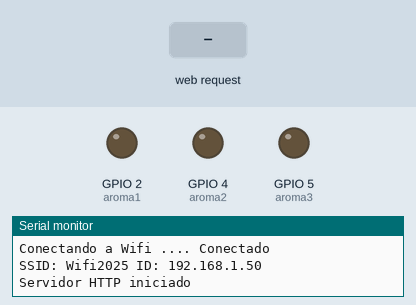
Recording of a sketch running on a simulated ESP8266 (NodeMCU). Shown: output pins drawn as LEDs (lit = HIGH), the last lines printed to the serial monitor. The inputs (shaded band) are chosen by the test bench. WiFi joins after 1.5 s; servers stay silent unless stated.

Above: at 2.7 s.
2.8 s: HTTP request GET /vivo1 received
At 3.2 s:
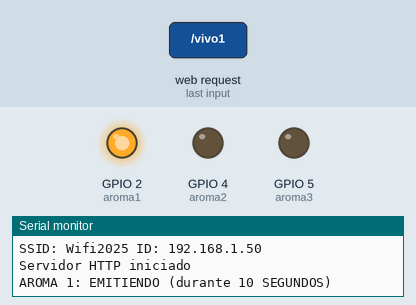
4.3 s: HTTP request GET /vivo2 received
At 5.5 s:
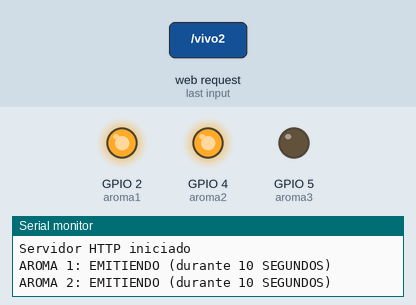
5.8 s: HTTP request GET /setTiempo1?tiempo=1 received
At 6.7 s:
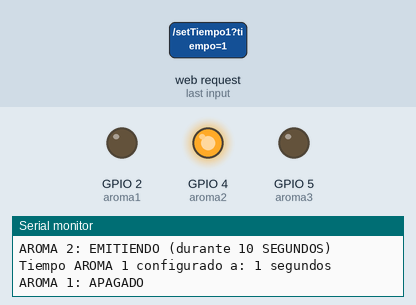
7.3 s: HTTP request GET /vivo3 received
At 7.9 s:
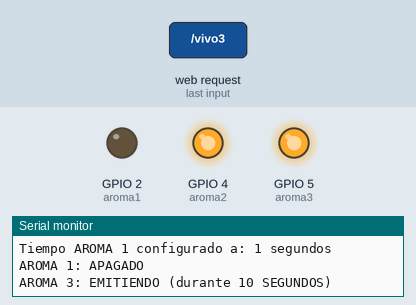
8.8 s: HTTP request GET /vivo1?tiempo=1 received
At 15.5 s:
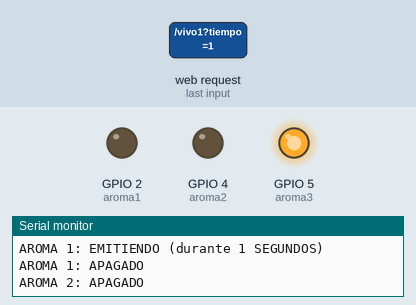
Timing chart, 0 to 15.8 s (numbered marks = the images above; inputs shaded):
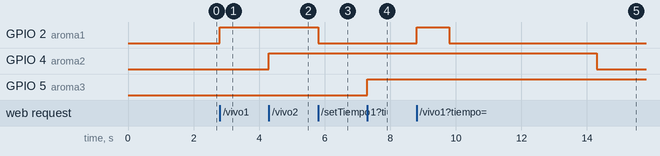

The sketch:

Susurro_Aromas.ino
```cpp
template<class T> inline Print &operator <<(Print &obj, T arg) {
  obj.print(arg);
  return obj;
}
/////////////LIBRERIAS///////////////
#if defined(ESP32)
#include <WiFi.h>
#include <WiFiMulti.h>
#include <ESPmDNS.h>
#include <WebServer.h>
WiFiMulti wifiMulti;
WebServer server(80);
#elif defined(ESP8266)
#include <ESP8266WiFi.h>
#include <ESP8266WiFiMulti.h>
#include <ESP8266mDNS.h>
#include <ESP8266WebServer.h>
ESP8266WiFiMulti wifiMulti;
ESP8266WebServer server(80);
#endif
#ifdef __AVR__
#include <avr/power.h>
#endif
#include "data.h"
/////////////////////////////////////
////////////VARIABLES////////////////
int aroma1 = 2;
int aroma2 = 4;
int aroma3 = 5;
//const int pulsoTiempo= 5000;
const uint32_t TiempoEsperaWifi = 5000;
// Variables para almacenar el tiempo de activación de cada botón
unsigned long tiempoInicio1 = 0;
unsigned long tiempoInicio2 = 0;
unsigned long tiempoInicio3 = 0;
unsigned long tiempoActivacion1 = 10000;  // Tiempo configurable desde HTML (en ms)
unsigned long tiempoActivacion2 = 10000;
unsigned long tiempoActivacion3 = 10000;
boolean Estado1 = false;
boolean Estado2 = false;
boolean Estado3 = false;
String Valor = "";
/////////////////////////////////////
//////////////FUNCIONES//////////////
void mensajeBase() {
  server.sendHeader("Access-Control-Allow-Origin", "*");
  server.send(200, "text/html", Pagina);
}
void funcionEncender1() {
  Estado1 = true;
  digitalWrite(aroma1, HIGH);
  tiempoInicio1 = millis();  // Guardamos el tiempo de activación
  Serial.print("AROMA 1: EMITIENDO (durante ");
  Serial.print(tiempoActivacion1 / 1000);
  Serial.println(" SEGUNDOS)");
  server.sendHeader("Access-Control-Allow-Origin", "*");
  server.send(200, "text/plain", "Emitiendo AROMA 1");
}
void funcionEncender2() {
  Estado2 = true;
  digitalWrite(aroma2, HIGH);
  tiempoInicio2 = millis();  // Guardamos el tiempo de activación
  Serial.print("AROMA 2: EMITIENDO (durante ");
  Serial.print(tiempoActivacion2 / 1000);
  Serial.println(" SEGUNDOS)");
  server.sendHeader("Access-Control-Allow-Origin", "*");
  server.send(200, "text/plain", "Emitiendo AROMA 2");
}
void funcionEncender3() {
  Estado3 = true;
  digitalWrite(aroma3, HIGH);
  tiempoInicio3 = millis();  // Guardamos el tiempo de activación
  Serial.print("AROMA 3: EMITIENDO (durante ");
  Serial.print(tiempoActivacion3 / 1000);
  Serial.println(" SEGUNDOS)");
  server.sendHeader("Access-Control-Allow-Origin", "*");
  server.send(200, "text/plain", "Emitiendo AROMA 3");
}

// Funciones para configurar tiempos de activación
void setTiempo1() {
  if (server.hasArg("tiempo")) {
    tiempoActivacion1 = server.arg("tiempo").toInt() * 1000; // Convertir segundos a milisegundos
    Serial.print("Tiempo AROMA 1 configurado a: ");
    Serial.print(tiempoActivacion1 / 1000);
    Serial.println(" segundos");
  }
  server.sendHeader("Access-Control-Allow-Origin", "*");
  server.send(200, "text/plain", "Tiempo AROMA 1: " + String(tiempoActivacion1 / 1000) + "s");
}

void setTiempo2() {
  if (server.hasArg("tiempo")) {
    tiempoActivacion2 = server.arg("tiempo").toInt() * 1000; // Convertir segundos a milisegundos
    Serial.print("Tiempo AROMA 2 configurado a: ");
    Serial.print(tiempoActivacion2 / 1000);
    Serial.println(" segundos");
  }
  server.sendHeader("Access-Control-Allow-Origin", "*");
  server.send(200, "text/plain", "Tiempo AROMA 2: " + String(tiempoActivacion2 / 1000) + "s");
}

void setTiempo3() {
  if (server.hasArg("tiempo")) {
    tiempoActivacion3 = server.arg("tiempo").toInt() * 1000; // Convertir segundos a milisegundos
    Serial.print("Tiempo AROMA 3 configurado a: ");
    Serial.print(tiempoActivacion3 / 1000);
    Serial.println(" segundos");
  }
  server.sendHeader("Access-Control-Allow-Origin", "*");
  server.send(200, "text/plain", "Tiempo AROMA 3: " + String(tiempoActivacion3 / 1000) + "s");
}
/////////////////////////////////////
void setup() {
  //--Iniciando multiwifi--//
  Serial.begin(9600);
  Serial.println("\nIniciando Server Web");
  wifiMulti.addAP(ssid_1, password_1);
  wifiMulti.addAP(ssid_2, password_2);
  //--Pines (aromas) iniciando bajo--//
  pinMode(aroma1, OUTPUT);
  digitalWrite(aroma1, LOW);
  pinMode(aroma2, OUTPUT);
  digitalWrite(aroma2, LOW);
  pinMode(aroma3, OUTPUT);
  digitalWrite(aroma3, LOW);
  //--Confirmamos multiwifi encendido--//
  WiFi.mode(WIFI_STA);
  //--Asignar IP estática--//
  WiFi.config(IPAddress(192, 168, 0, 211),    // IP estática que quieres asignar
              IPAddress(192, 168, 0, 1),      // Dirección IP de la puerta de enlace (router)
              IPAddress(255, 255, 255, 0));   // Máscara de subred (comúnmente 255.255.255.0)
  Serial.print("Conectando a Wifi ..");
  //--Damos tiempo para conectar--//
  while (wifiMulti.run(TiempoEsperaWifi) != WL_CONNECTED) {
    Serial.print(".");
  }
  Serial.println(".. Conectado");
  Serial.print("SSID: ");
  Serial.print(WiFi.SSID());
  Serial.print(" ID: ");
  Serial.println(WiFi.localIP());
  //--Activamos el MDNS--//
  if (!MDNS.begin("elarbol")) {
    Serial.println("Erro configurando mDNS!");
    while (1) {
      delay(1000);
    }
  }

  //--Pagina de inicio--//
  server.on("/" , mensajeBase);
  //--Funcion encender--//
  server.on("/vivo1", funcionEncender1);
  server.on("/vivo2", funcionEncender2);
  server.on("/vivo3", funcionEncender3);
  //--ACA CONFIURA EL TIEMPO-//
  server.on("/setTiempo1", HTTP_GET, setTiempo1);
  server.on("/setTiempo2", HTTP_GET, setTiempo2);
  server.on("/setTiempo3", HTTP_GET, setTiempo3);
  //--Inicia server e  imprime puerto serial--//
  server.begin();
  Serial.println("Servidor HTTP iniciado");
  //-- --//
  Pagina.replace("%ip", WiFi.localIP().toString());
}

void loop() {
  //--Comprobar si han pasado 5 segundos para apagar los botones, sin bloquear el código
  if (Estado1 && millis() - tiempoInicio1 >= tiempoActivacion1) {
    digitalWrite(aroma1, LOW);
    Estado1 = false;
    Serial.println("AROMA 1: APAGADO");
    server.sendHeader("Access-Control-Allow-Origin", "*");
    server.send(200, "text/plain", "Parando AROMA 1");
  }

  if (Estado2 && millis() - tiempoInicio2 >= tiempoActivacion2) {
    digitalWrite(aroma2, LOW);
    Estado2 = false;
    Serial.println("AROMA 2: APAGADO");
    server.sendHeader("Access-Control-Allow-Origin", "*");
    server.send(200, "text/plain", "Parando AROMA 2");
  }

  if (Estado3 && millis() - tiempoInicio3 >= tiempoActivacion3) {
    digitalWrite(aroma3, LOW);
    Estado3 = false;
    Serial.println("AROMA 3: APAGADO");
    server.sendHeader("Access-Control-Allow-Origin", "*");
    server.send(200, "text/plain", "Parando AROMA 3");
  }
  //--Cliente puede administrar web--//
  server.handleClient();
  //--Actualiza MDNS para el ESP8266--//
  #if defined(ESP8266)
    MDNS.update();
  #endif
}
```

data.h
```cpp
const char* ssid_1     = "Wifi2025";
const char* password_1 = "santamaria3033";
const char* ssid_2     = "####";
const char* password_2 = "####";

//const
String Pagina =  R"====(<!DOCTYPE html>
<html>
  <head>
    <title>El Susurro de los Aromas</title>
    <meta name="viewport" content="width=device-width, initial-scale=1.0" />
    <style>
        body {
          background-color: #424242;
        }
        h1, h2, h3 {
          background-color: rgb(47, 47, 47);
          color: white;
          padding: 10px;
        }
        .pollo {
          position: relative;
          display: inline-block;
          width: 60px;
          height: 34px;
          background-color: #ccc;
          border-radius: 34px;
        }
        .vivo1 .pollo {
          background-color: #2196f3;
        }
        .vivo2 .pollo {
          background-color: #2196f3;
        }
        .vivo3 .pollo {
          background-color: #2196f3;
        }
        .muerto .pollo {
          background-color: #912c2c;
        }
        /*
        .pollo:hover {
          background-color: #072a46;
        }
        */
        .huevo {
          position: absolute;
          content: "";
          height: 26px;
          width: 26px;
          left: 4px;
          bottom: 4px;
          border-radius: 34px;
          background-color: white;
        }
        .vivo1 .huevo {
          left: 28px;
        }
        .vivo2 .huevo {
          left: 28px;
        }
        .vivo3 .huevo {
          left: 28px;
        }
        /* NUEVO: Clase para alinear el contador y el campo de entrada al lado del botón */
        .contenedorBoton {
          display: flex;
          align-items: center;
          justify-content: center;
          gap: 25px;
        }
        .contador {
          color: white;
          font-size: 25px;
          background-color: #333;
          padding: 5px;
          border-radius: 5px;
          min-width: 35px;
          text-align: center;
        }
        .inputTiempo {
          width: 60px;
          padding: 5px;
          text-align: center;
          background-color: #333;
          color: white;
          border-radius: 5px;
          font-size: 25px;
        }
      </style>
  </head>

  <body>
    <center>
      <h1>El Susurro de los Aromas</h1>
      <h3>AROMA 1</h3>
      <div class="contenedorBoton">
        <div id="botonEstado1" class="vivo1">
          <span class="pollo">
            <span class="huevo"></span>
          </span>
        </div>
        <!-- Contador y campo de entrada -->
        <div id="contador1" class="contador">0</div>
        <input type="number" id="tiempo1" class="inputTiempo" min="0" max="10" value="10">
      </div>
      <h3>AROMA 2</h3>
      <div class="contenedorBoton">
        <div id="botonEstado2" class="vivo2">
          <span class="pollo">
            <span class="huevo"></span>
          </span>
        </div>
        <!-- Contador y campo de entrada -->
        <div id="contador2" class="contador">0</div>
        <input type="number" id="tiempo2" class="inputTiempo" min="0" max="10" value="10">
      </div>
      <h3>AROMA 3</h3>
      <div class="contenedorBoton">
        <div id="botonEstado3" class="vivo3">
          <span class="pollo">
            <span class="huevo"></span>
          </span>
        </div>
        <!-- Contador y campo de entrada -->
        <div id="contador3" class="contador">0</div>
        <input type="number" id="tiempo3" class="inputTiempo" min="0" max="10" value="10">
      </div>
    </center>

    <script>
        // Establecer una variable de estado para controlar si el contador está activo
        let contadorActivo1 = false;
        let contadorActivo2 = false;
        let contadorActivo3 = false;

        /* AROMA 1 */
        const elementoEstado1 = document.getElementById("botonEstado1");
        const contador1 = document.getElementById("contador1");
        const inputTiempo1 = document.getElementById("tiempo1");

        elementoEstado1.className = "muerto";
        elementoEstado1.addEventListener("click", cambiarEstado1);

        function cambiarEstado1() {
          if (contadorActivo1) return; // Si el contador ya está activo, no hacemos nada

          console.log("%ip");
          elementoEstado1.className = "vivo1";
          console.log("Estado actual: " + elementoEstado1.className);

          let tiempoRestante1 = Math.max(0, Math.min(10, parseInt(inputTiempo1.value)));  // Asegura que el valor esté entre 0 y 10
          contador1.innerText = tiempoRestante1;

          // Enviar el nuevo tiempo al Arduino
          configurarTiempo1(tiempoRestante1);

          // Desactivar el botón mientras está activo
          contadorActivo1 = true;

          const intervalo1 = setInterval(() => {
            if (tiempoRestante1 > 0) {
              tiempoRestante1--;
              contador1.innerText = tiempoRestante1;
            } else {
              clearInterval(intervalo1);
              // Al finalizar, se desactiva el botón
              elementoEstado1.className = "muerto";
              console.log("Estado actual: " + elementoEstado1.className);
              contadorActivo1 = false;
              consultaGET("http://%ip/" + elementoEstado1.className);
            }
          }, 1000); // Actualiza cada segundo

          consultaGET("http://%ip/" + elementoEstado1.className);
        }

        /* AROMA 2 */
        const elementoEstado2 = document.getElementById("botonEstado2");
        const contador2 = document.getElementById("contador2");
        const inputTiempo2 = document.getElementById("tiempo2");

        elementoEstado2.className = "muerto";
        elementoEstado2.addEventListener("click", cambiarEstado2);

        function cambiarEstado2() {
          if (contadorActivo2) return; // Si el contador ya está activo, no hacemos nada

          console.log("%ip");
          elementoEstado2.className = "vivo2";
          console.log("Estado actual: " + elementoEstado2.className);

          let tiempoRestante2 = Math.max(0, Math.min(10, parseInt(inputTiempo2.value)));  // Asegura que el valor esté entre 0 y 10
          contador2.innerText = tiempoRestante2;

          // Enviar el nuevo tiempo al Arduino
          configurarTiempo2(tiempoRestante2);

          // Desactivar el botón mientras está activo
          contadorActivo2 = true;

          const intervalo2 = setInterval(() => {
            if (tiempoRestante2 > 0) {
              tiempoRestante2--;
              contador2.innerText = tiempoRestante2;
            } else {
              clearInterval(intervalo2);
              // Al finalizar, se desactiva el botón
              elementoEstado2.className = "muerto";
              console.log("Estado actual: " + elementoEstado2.className);
              contadorActivo2 = false;
              consultaGET("http://%ip/" + elementoEstado2.className);
            }
          }, 1000); // Actualiza cada segundo

          consultaGET("http://%ip/" + elementoEstado2.className);
        }

        /* AROMA 3 */
        const elementoEstado3 = document.getElementById("botonEstado3");
        const contador3 = document.getElementById("contador3");
        const inputTiempo3 = document.getElementById("tiempo3");

        elementoEstado3.className = "muerto";
        elementoEstado3.addEventListener("click", cambiarEstado3);

        function cambiarEstado3() {
          if (contadorActivo3) return; // Si el contador ya está activo, no hacemos nada

          console.log("%ip");
          elementoEstado3.className = "vivo3";
          console.log("Estado actual: " + elementoEstado3.className);

          let tiempoRestante3 = Math.max(0, Math.min(10, parseInt(inputTiempo3.value)));  // Asegura que el valor esté entre 0 y 10
          contador3.innerText = tiempoRestante3;

          // Enviar el nuevo tiempo al Arduino
          configurarTiempo3(tiempoRestante3);

          // Desactivar el botón mientras está activo
          contadorActivo3 = true;

          const intervalo3 = setInterval(() => {
            if (tiempoRestante3 > 0) {
              tiempoRestante3--;
              contador3.innerText = tiempoRestante3;
            } else {
              clearInterval(intervalo3);
              // Al finalizar, se desactiva el botón
              elementoEstado3.className = "muerto";
              console.log("Estado actual: " + elementoEstado3.className);
              contadorActivo3 = false;
              consultaGET("http://%ip/" + elementoEstado3.className);
            }
          }, 1000); // Actualiza cada segundo

          consultaGET("http://%ip/" + elementoEstado3.className);
        }

        // Funciones para configurar tiempos en el Arduino
        function configurarTiempo1(tiempo) {
          const Http = new XMLHttpRequest();
          const url = `http://%ip/setTiempo1?tiempo=${tiempo}`;
          console.log(`Configurando tiempo AROMA 1: ${url}`);
          Http.open("GET", url);
          Http.send();
          Http.onreadystatechange = (e) => {
            if (Http.readyState === 4 && Http.status === 200) {
              console.log("Tiempo AROMA 1 configurado:", Http.responseText);
            }
          };
        }

        function configurarTiempo2(tiempo) {
          const Http = new XMLHttpRequest();
          const url = `http://%ip/setTiempo2?tiempo=${tiempo}`;
          console.log(`Configurando tiempo AROMA 2: ${url}`);
          Http.open("GET", url);
          Http.send();
          Http.onreadystatechange = (e) => {
            if (Http.readyState === 4 && Http.status === 200) {
              console.log("Tiempo AROMA 2 configurado:", Http.responseText);
            }
          };
        }

        function configurarTiempo3(tiempo) {
          const Http = new XMLHttpRequest();
          const url = `http://%ip/setTiempo3?tiempo=${tiempo}`;
          console.log(`Configurando tiempo AROMA 3: ${url}`);
          Http.open("GET", url);
          Http.send();
          Http.onreadystatechange = (e) => {
            if (Http.readyState === 4 && Http.status === 200) {
              console.log("Tiempo AROMA 3 configurado:", Http.responseText);
            }
          };
        }

        // Función de consulta GET (sin cambios)
        function consultaGET(consulta) {
          const Http = new XMLHttpRequest();
          console.log(`Consultando  ${consulta}`)
          Http.open("GET", consulta);
          Http.send();
          Http.onreadystatechange = (e) => {
            console.log(Http.status );
          };
        };
      </script>
  </body>
</html>
)====";
```

Measured:
- after the input at 2.8 s, GPIO 2 (aroma1): LOW → HIGH at once
- after the input at 4.3 s, GPIO 4 (aroma2): LOW → HIGH at once
- after the input at 5.8 s, GPIO 2 (aroma1): HIGH → LOW at once
- after the input at 7.3 s, GPIO 5 (aroma3): LOW → HIGH at once
- after the input at 8.8 s, GPIO 2 (aroma1): LOW → HIGH at once, → LOW 1.0 s later
